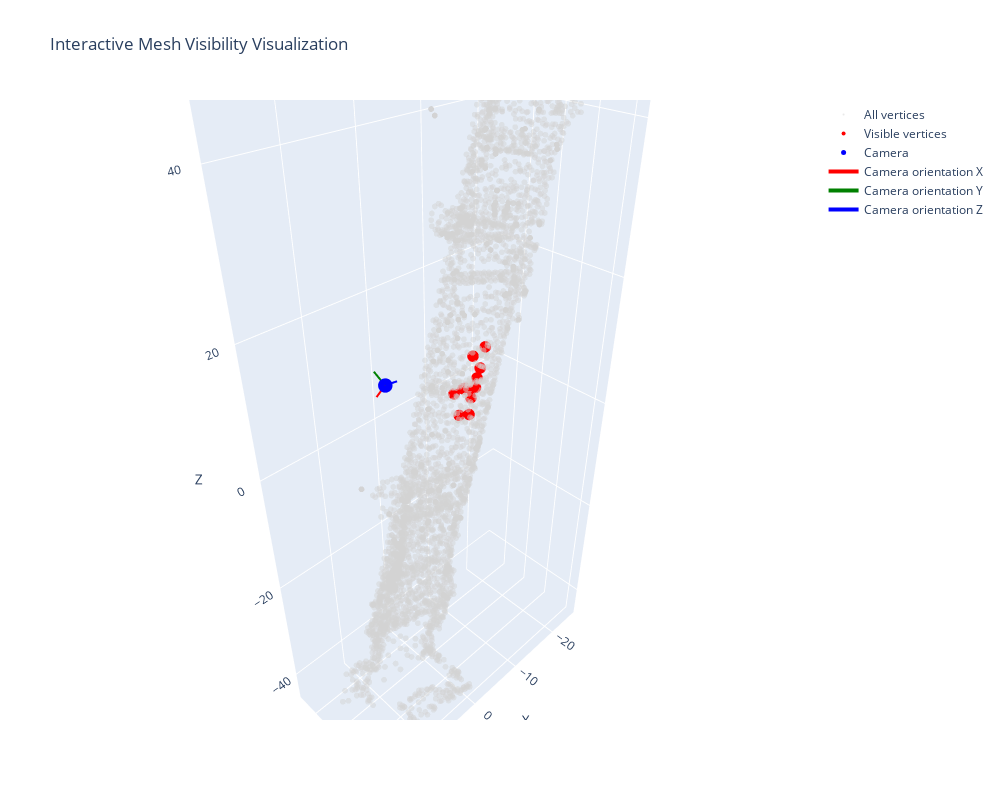

Notebook source saved alongside this figure:
### Markdown cell above
not looking good

### Code cell
def get_visible_vertices_open3d(trimesh_obj, K, R, t, image_size):
    vertices = np.asarray(trimesh_obj.vertices)
    faces = np.asarray(trimesh_obj.faces)
    o3d_mesh = o3d.geometry.TriangleMesh()
    o3d_mesh.vertices = o3d.utility.Vector3dVector(vertices)
    o3d_mesh.triangles = o3d.utility.Vector3iVector(faces)
    
    # Create extrinsic matrix
    extrins = np.eye(4)
    extrins[:3, :3] = R
    extrins[:3, 3] = np.squeeze(t)

    intrins_t = o3d.core.Tensor(K)
    extrins_t = o3d.core.Tensor(extrins)
    
    # Render depth map
    rendered_depth = render_depth(
        intrins=intrins_t, 
        width=image_size[1], 
        height=image_size[0], 
        extrins=extrins_t, 
        tmesh=o3d.t.geometry.TriangleMesh.from_legacy(o3d_mesh)
    )
    
    # Project vertices
    vertices_homogeneous = np.hstack((vertices, np.ones((vertices.shape[0], 1))))
    P = K @ np.hstack((R, t))
    projected_points = P @ vertices_homogeneous.T
    projected_points = projected_points[:2] / projected_points[2]
    projected_points = projected_points.T

    # Check visibility
    visible_mask = np.zeros(vertices.shape[0], dtype=bool)
    margin = 1  # Add a small margin when checking image bounds
    depth_epsilon = 3e-1  # Increase epsilon for depth comparison
    
    for i, (x, y) in enumerate(projected_points):
        x, y = int(round(x)), int(round(y))
        if -margin <= x < image_size[1] + margin and -margin <= y < image_size[0] + margin:
            x = max(0, min(x, image_size[1] - 1))
            y = max(0, min(y, image_size[0] - 1))
            vertex_depth = np.linalg.norm(R @ vertices[i] + t.flatten())
            if vertex_depth <= rendered_depth[y, x] + depth_epsilon:
                visible_mask[i] = True
    
    return np.where(visible_mask)[0]

# Usage
image_shape = (img.shape[0], img.shape[1])
visible_vertices = get_visible_vertices_open3d(pier, camera_matrix, rotation, center, image_shape)

# Visualize results
visualize_results_interactive(pier, visible_vertices, camera_position, rotation)

### Figure 1 — Plotly figure (JSON) as saved in the notebook; plotly's stock layout.template omitted (floating-point values rounded to 4 significant figures; data arrays with more than 128 entries replaced by an {"elided": "..."} marker saying what was removed)
{"data": [{"marker": {"color": "lightgray", "opacity": 0.5, "size": 2}, "mode": "markers", "name": "All vertices", "type": "scatter3d", "x": {"elided": "4908 float values"}, "y": {"elided": "4908 float values"}, "z": {"elided": "4908 float values"}}, {"marker": {"color": "red", "size": 4}, "mode": "markers", "name": "Visible vertices", "type": "scatter3d", "x": [-11.94, -11.11, -12.82, -10.36, -7.884, -8.982, -10.69, -8.552, -9.936, -6.731, -10.21, -11.04, -9.039, -9.039, -9.039, -9.04, -9.039, -9.039], "y": [4.845, 4.823, 4.872, 4.889, 4.829, 4.855, 4.84, 4.869, 4.799, 4.891, 4.833, 5.126, 4.865, 4.865, 4.865, 4.864, 4.865, 4.865], "z": [7.171, 4.305, 10.2, 9.767, 1.138, 4.978, 4.686, 5.31, 0.2462, 5.352, 3.011, 6.072, 5.17, 5.17, 5.17, 5.17, 5.17, 5.17]}, {"marker": {"color": "blue", "size": 5}, "mode": "markers", "name": "Camera", "type": "scatter3d", "x": [0.1138], "y": [-1.312], "z": [7.014]}, {"line": {"color": "red", "width": 4}, "mode": "lines", "name": "Camera orientation X", "type": "scatter3d", "x": [0.1138, 0.783], "y": [-1.312, -2.444], "z": [7.014, 4.887]}, {"line": {"color": "green", "width": 4}, "mode": "lines", "name": "Camera orientation Y", "type": "scatter3d", "x": [0.1138, 0.107], "y": [-1.312, -3.519], "z": [7.014, 8.187]}, {"line": {"color": "blue", "width": 4}, "mode": "lines", "name": "Camera orientation Z", "type": "scatter3d", "x": [0.1138, -2.295], "y": [-1.312, -1.62], "z": [7.014, 6.42]}], "layout": {"height": 800, "scene": {"aspectmode": "data", "xaxis": {"title": {"text": "X"}}, "yaxis": {"title": {"text": "Y"}}, "zaxis": {"title": {"text": "Z"}}}, "title": {"text": "Interactive Mesh Visibility Visualization"}, "width": 1000, "xaxis": {"range": [[-14.59], [28.04]]}, "yaxis": {"range": [[-9.615], [9.131]]}}}
